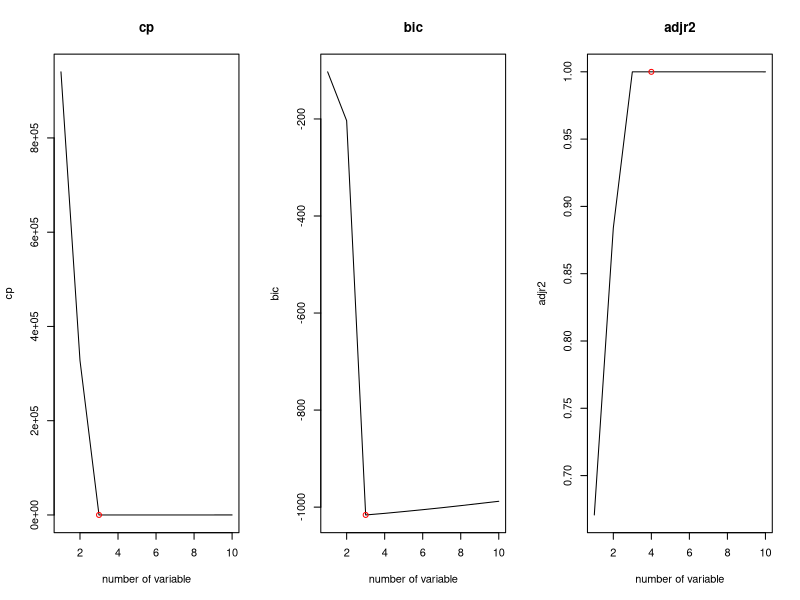
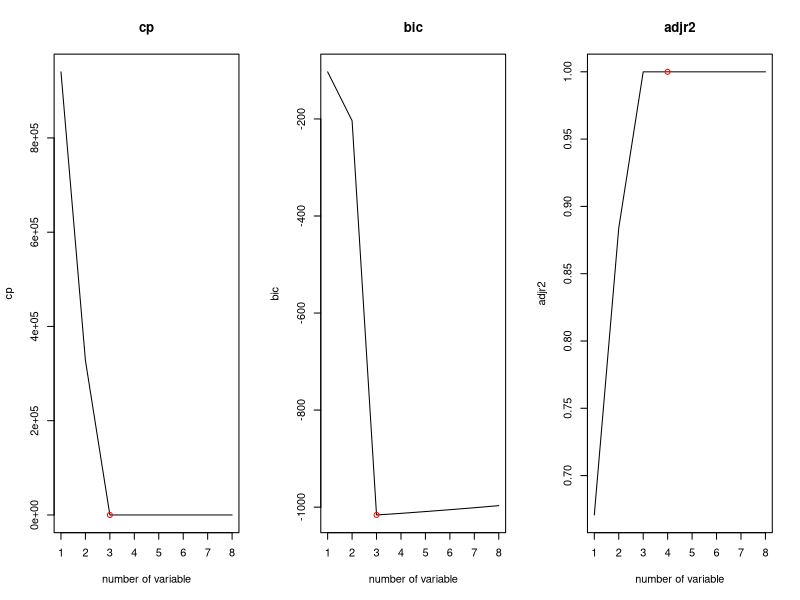
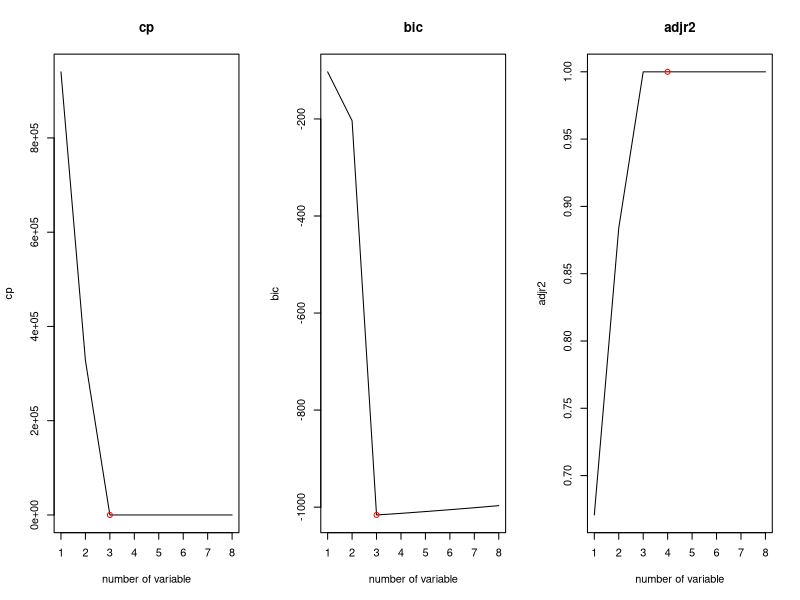

Generate these figures, in order, with R:
## ---- chunk 1
knitr::opts_chunk$set(echo = TRUE)
## ---- chunk 2
n <- 100
x <- rnorm(100,1,2)
e <- rnorm(100,0,1)
## ---- chunk 3
X <- as.matrix(cbind(rep(1,n), x, x^2, x^3))
colnames(X) <- c("intercept", "x1", "x2", "x3")
beta <- c(1,2,3,4)
Y <- X %*% beta + e
## ---- chunk 4
library(leaps)
d <- 10
data <- as.data.frame(cbind(Y, poly(x,degree = d)))
names(data) <- c('Y',paste0("X",1:d))
## ---- chunk 5
bestsubset <- regsubsets(Y~., data, nvmax = 10)
bestsubset_summary <- summary(bestsubset)

par(mfrow = c(1,3))
plot(bestsubset_summary$cp,type = "l",xlab = "number of variable", ylab = "cp", main = "cp")
whichcp <- which.min(bestsubset_summary$cp)
points(whichcp, bestsubset_summary$cp[whichcp], col = "red")

plot(bestsubset_summary$bic,type = "l",xlab = "number of variable", ylab = "bic", main = "bic")
whichbic <- which.min(bestsubset_summary$bic)
points(whichbic, bestsubset_summary$bic[whichbic], col = "red")

plot(bestsubset_summary$adjr2,type = "l",xlab = "number of variable", ylab = "adjr2", main = "adjr2")
whichadjr2 <- which.max(bestsubset_summary$adjr2)
points(whichadjr2, bestsubset_summary$adjr2[whichadjr2], col = "red")

# based on Cp
whichcp
coef(bestsubset,whichcp)
# based on BIC
whichbic
coef(bestsubset,whichbic)
# based on adjR2
whichadjr2
coef(bestsubset,whichadjr2)
## ---- chunk 6
fw <- regsubsets(Y~., data, method = "forward")
summaryfw <- summary(fw)

plot(summaryfw$cp,type = "l",xlab = "number of variable", ylab = "cp", main = "cp")
whichcp <- which.min(summaryfw$cp)
points(whichcp, summaryfw$cp[whichcp], col = "red")

plot(summaryfw$bic,type = "l",xlab = "number of variable", ylab = "bic", main = "bic")
whichbic <- which.min(summaryfw$bic)
points(whichbic, summaryfw$bic[whichbic], col = "red")

plot(summaryfw$adjr2,type = "l",xlab = "number of variable", ylab = "adjr2", main = "adjr2")
whichadjr2 <- which.max(summaryfw$adjr2)
points(whichadjr2, summaryfw$adjr2[whichadjr2], col = "red")

# based on Cp
whichcp
coef(fw,whichcp)
# based on BIC
whichbic
coef(fw,whichbic)
# based on adjR2
whichadjr2
coef(fw,whichadjr2)
## ---- chunk 7
bw <- regsubsets(Y~., data, method = "backward")
summarybw <- summary(bw)

plot(summarybw$cp,type = "l",xlab = "number of variable", ylab = "cp", main = "cp")
whichcp <- which.min(summarybw$cp)
points(whichcp, summarybw$cp[whichcp], col = "red")

plot(summarybw$bic,type = "l",xlab = "number of variable", ylab = "bic", main = "bic")
whichbic <- which.min(summarybw$bic)
points(whichbic, summarybw$bic[whichbic], col = "red")

plot(summarybw$adjr2,type = "l",xlab = "number of variable", ylab = "adjr2", main = "adjr2")
whichadjr2 <- which.max(summarybw$adjr2)
points(whichadjr2, summarybw$adjr2[whichadjr2], col = "red")

# based on Cp
whichcp
coef(bw,whichcp)
# based on BIC
whichbic
coef(bw,whichbic)
# based on adjR2
whichadjr2
coef(bw,whichadjr2)
